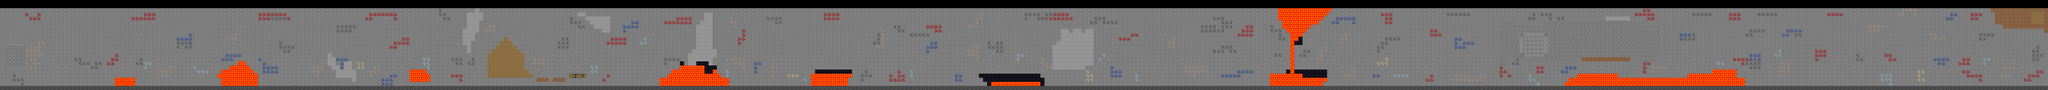

A level layout from a 2D game, rendered from its tile map. Below: a short description, then the map file with tile-grid data replaced by summaries:
An orthogonal 500x22 tile map with 32x32 px tiles, 2 tile layers (Foreground, Background), 2 tilesets and 155 objects (76x Torch, 42x Mob, 6x Door, Steve).

<map version="1.0" orientation="orthogonal" renderorder="right-down" width="500" height="22" tilewidth="32" tileheight="32">
 <tileset firstgid="1" name="MasterTileSet" tilewidth="32" tileheight="32">
  <image source="MasterTileSet.png" trans="ffffff" width="512" height="512" />
 </tileset>
 <tileset firstgid="257" name="Character-Tileset" tilewidth="64" tileheight="64">
  <image source="Character-Tileset.png" trans="ffffff" width="512" height="512" />
 </tileset>
 <layer name="Foreground" width="500" height="22">
  <data>[11000 cells, 5706 non-empty, 15 distinct tile ids]</data>
 </layer>
 <layer name="Background" width="500" height="22">
  <data>[11000 cells, 4639 non-empty, 21 distinct tile ids]</data>
 </layer>
 <objectgroup name="Objects">
  <object gid="85" x="3872" y="512" />
  <object gid="85" x="3968" y="512" />
  <object gid="86" x="11936" y="416" />
  <object gid="86" x="11936" y="384" />
  <object gid="86" x="12000" y="384" />
  <object gid="86" x="12000" y="416" />
  <object name="Exit" type="Door" gid="82" x="15904" y="160" />
  <object name="Exit" type="Door" gid="98" x="15904" y="192" />
  <object gid="96" x="12352" y="448" />
  <object gid="96" x="12384" y="448" />
  <object gid="96" x="12416" y="448" />
  <object gid="96" x="12448" y="448" />
  <object gid="96" x="12480" y="448" />
  <object gid="96" x="12512" y="448" />
  <object gid="96" x="12544" y="448" />
  <object gid="96" x="12576" y="448" />
  <object gid="96" x="12608" y="448" />
  <object gid="96" x="12640" y="448" />
  <object gid="96" x="12672" y="448" />
  <object gid="96" x="12704" y="448" />
  <object gid="96" x="4192" y="608" />
  <object gid="96" x="4224" y="608" />
  <object gid="96" x="4256" y="608" />
  <object gid="96" x="4320" y="608" />
  <object gid="96" x="4352" y="608" />
  <object gid="96" x="4384" y="608" />
  <object gid="85" x="3968" y="480" />
  <object gid="85" x="3872" y="480" />
  <object gid="85" x="3904" y="480" />
  <object gid="85" x="3904" y="512" />
  <object gid="85" x="4000" y="480" />
  <object gid="85" x="4000" y="512" />
  <object name="Steve" type="Steve" gid="257" x="96" y="512" width="32" height="64" />
  <object name="Zombie" type="Mob" gid="265" x="608" y="608" width="32" height="64" />
  <object name="Zombie" type="Mob" gid="265" x="1472" y="448" width="32" height="64" />
  <object name="Zombie" type="Mob" gid="265" x="1728" y="384" width="32" height="64" />
  <object name="Zombie" type="Mob" gid="265" x="2112" y="480" width="32" height="64" />
  <object name="Zombie" type="Mob" gid="265" x="2368" y="480" width="32" height="64" />
  <object name="Zombie" type="Mob" gid="265" x="2752" y="544" width="32" height="64" />
  <object name="Zombie" type="Mob" gid="265" x="2976" y="672" width="32" height="64" />
  <object name="Zombie" type="Mob" gid="265" x="3392" y="576" width="32" height="64" />
  <object name="Zombie" type="Mob" gid="265" x="3712" y="608" width="32" height="64" />
  <object name="Zombie" type="Mob" gid="265" x="4096" y="608" width="32" height="64" />
  <object name="Zombie" type="Mob" gid="265" x="4576" y="608" width="32" height="64" />
  <object name="Zombie" type="Mob" gid="265" x="4416" y="608" width="32" height="64" />
  <object name="Zombie" type="Mob" gid="265" x="4992" y="544" width="32" height="64" />
  <object name="Zombie" type="Mob" gid="265" x="5728" y="544" width="32" height="64" />
  <object name="Zombie" type="Mob" gid="265" x="6208" y="320" width="32" height="64" />
  <object name="Zombie" type="Mob" gid="265" x="6528" y="288" width="32" height="64" />
  <object name="Zombie" type="Mob" gid="265" x="6720" y="320" width="32" height="64" />
  <object name="Zombie" type="Mob" gid="265" x="7136" y="256" width="32" height="64" />
  <object name="Zombie" type="Mob" gid="265" x="7296" y="256" width="32" height="64" />
  <object name="Zombie" type="Mob" gid="265" x="6752" y="544" width="32" height="64" />
  <object name="Zombie" type="Mob" gid="265" x="7520" y="544" width="32" height="64" />
  <object name="Zombie" type="Mob" gid="265" x="8032" y="448" width="32" height="64" />
  <object name="Zombie" type="Mob" gid="265" x="8128" y="448" width="32" height="64" />
  <object name="Zombie" type="Mob" gid="265" x="8416" y="480" width="32" height="64" />
  <object name="Zombie" type="Mob" gid="265" x="9408" y="480" width="32" height="64" />
  <object name="Zombie" type="Mob" gid="265" x="10368" y="576" width="32" height="64" />
  <object name="Zombie" type="Mob" gid="265" x="10688" y="544" width="32" height="64" />
  <object name="Zombie" type="Mob" gid="265" x="11040" y="544" width="32" height="64" />
  <object name="Zombie" type="Mob" gid="265" x="11392" y="544" width="32" height="64" />
  <object name="Zombie" type="Mob" gid="265" x="13088" y="448" width="32" height="64" />
  <object name="Zombie" type="Mob" gid="265" x="13600" y="384" width="32" height="64" />
  <object name="Zombie" type="Mob" gid="265" x="13920" y="448" width="32" height="64" />
  <object name="Zombie" type="Mob" gid="265" x="14592" y="320" width="32" height="64" />
  <object name="Zombie" type="Mob" gid="265" x="15136" y="352" width="32" height="64" />
  <object name="Creeper" type="Mob" gid="269" x="3904" y="608" width="32" height="64" />
  <object name="Creeper" type="Mob" gid="269" x="4960" y="544" width="32" height="64" />
  <object name="Creeper" type="Mob" gid="269" x="6592" y="320" width="32" height="64" />
  <object name="Creeper" type="Mob" gid="269" x="7232" y="256" width="32" height="64" />
  <object name="Creeper" type="Mob" gid="269" x="6976" y="544" width="32" height="64" />
  <object name="Creeper" type="Mob" gid="269" x="10912" y="512" width="32" height="64" />
  <object name="Creeper" type="Mob" gid="269" x="14336" y="320" width="32" height="64" />
  <object name="Creeper" type="Mob" gid="269" x="15552" y="352" width="32" height="64" />
  <object name="Torch" type="Torch" gid="81" x="15776" y="224" />
  <object name="Torch" type="Torch" gid="81" x="15392" y="320" />
  <object name="Torch" type="Torch" gid="81" x="15200" y="224" />
  <object name="Torch" type="Torch" gid="81" x="14912" y="320" />
  <object name="Torch" type="Torch" gid="81" x="14688" y="288" />
  <object name="Torch" type="Torch" gid="81" x="14464" y="288" />
  <object name="Torch" type="Torch" gid="81" x="14080" y="384" />
  <object name="Torch" type="Torch" gid="81" x="13760" y="352" />
  <object name="Torch" type="Torch" gid="81" x="13248" y="416" />
  <object name="Torch" type="Torch" gid="81" x="12928" y="384" />
  <object name="Torch" type="Torch" gid="81" x="12736" y="384" />
  <object name="Torch" type="Torch" gid="81" x="12640" y="384" />
  <object name="Torch" type="Torch" gid="81" x="12544" y="384" />
  <object name="Torch" type="Torch" gid="81" x="12448" y="384" />
  <object name="Torch" type="Torch" gid="81" x="12832" y="384" />
  <object name="Torch" type="Torch" gid="81" x="12352" y="384" />
  <object name="Torch" type="Torch" gid="81" x="12256" y="384" />
  <object name="Torch" type="Torch" gid="81" x="12160" y="384" />
  <object name="Torch" type="Torch" gid="81" x="12064" y="384" />
  <object name="Torch" type="Torch" gid="81" x="11872" y="384" />
  <object name="Torch" type="Torch" gid="81" x="11904" y="256" />
  <object name="Torch" type="Torch" gid="81" x="12032" y="256" />
  <object name="Torch" type="Torch" gid="81" x="12160" y="256" />
  <object name="Torch" type="Torch" gid="81" x="12256" y="256" />
  <object name="Torch" type="Torch" gid="81" x="12352" y="256" />
  <object name="Torch" type="Torch" gid="81" x="12448" y="256" />
  <object name="Torch" type="Torch" gid="81" x="12544" y="256" />
  </objectgroup>
</map>
<!-- 53 of 155 objects omitted -->